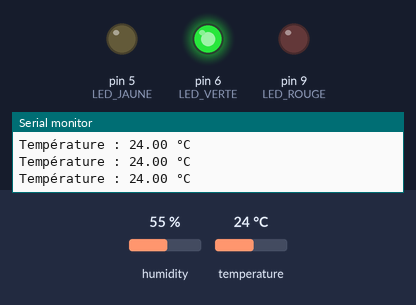
A sketch run on a simulated Arduino Uno, built with avr-gcc and run on an emulated ATmega328P. Shown: output pins drawn as LEDs (lit = HIGH), the last lines printed to the serial monitor. The inputs (shaded band) are chosen by the test bench; at power-on: temperature 24 °C, humidity 55 %.

Above: at 2.8 s.
2.9 s: temperature set to 26 °C
At 4.6 s:
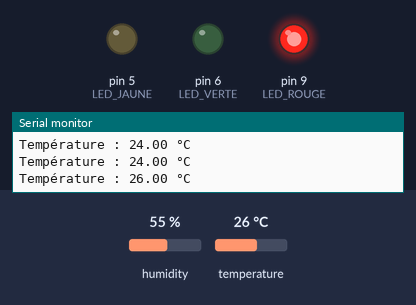
6.4 s: temperature set to 12 °C
At 7.6 s:
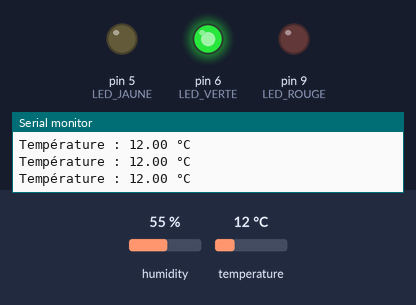
9.1 s: temperature set to 28 °C
At 11.0 s:
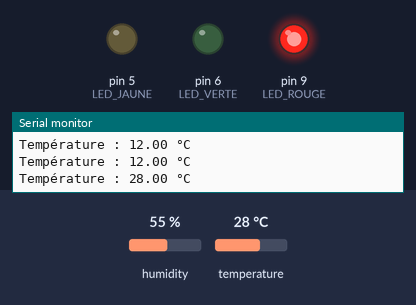
Timing chart, 0 to 19.3 s (numbered marks = the images above; inputs shaded):
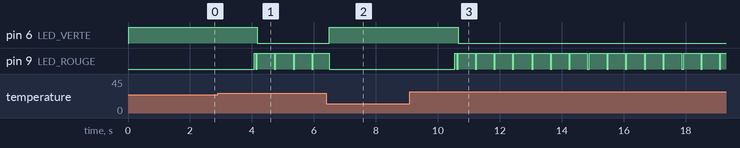

The sketch:

sketch_oct23b.ino
```cpp
// Programme pour clignotement rapide si la température dépasse 25°C.
#include <DHT.h>
#define DHTPIN 2          // Pin de données du capteur DHT
#define DHTTYPE DHT11     // ou DHT22 selon ton capteur

DHT dht(DHTPIN, DHTTYPE);

// Pins des LEDs
#define LED_JAUNE 5
#define LED_VERTE 6
#define LED_ROUGE 9

void setup() {
  Serial.begin(9600);
  dht.begin();

  pinMode(LED_JAUNE, OUTPUT);
  pinMode(LED_VERTE, OUTPUT);
  pinMode(LED_ROUGE, OUTPUT);
}

void loop() {
  float temperature = dht.readTemperature(); // Lire la température

  Serial.print("Température : ");
  Serial.print(temperature);
  Serial.println(" °C");

  // Conditions selon la température
  if (temperature >= 25 && temperature <= 40) {
      digitalWrite(LED_ROUGE, HIGH);
      delay(50);
      digitalWrite(LED_ROUGE, LOW);
      delay(50);
      digitalWrite(LED_ROUGE, HIGH);
      digitalWrite(LED_VERTE, LOW);
    }

    else {
      digitalWrite(LED_VERTE, HIGH);
      digitalWrite(LED_ROUGE, LOW);
    }
delay(500);
}
```

Measured:
- the behaviour switches between 24 and 25 °C on temperature (found by bisection; images 0 and 1)
- after the input at 2.9 s, pin 6 (LED_VERTE): HIGH → LOW after 1.3 s; pin 9 (LED_ROUGE): LOW → HIGH after 1.2 s, then repeats every 0.60 s: LOW 0.05 s, HIGH 0.55 s
- after the input at 6.4 s, pin 6 (LED_VERTE): LOW → HIGH after 0.10 s
- after the input at 9.1 s, pin 6 (LED_VERTE): HIGH → LOW after 1.6 s; pin 9 (LED_ROUGE): LOW → HIGH after 1.5 s, then repeats every 0.60 s: LOW 0.05 s, HIGH 0.55 s
